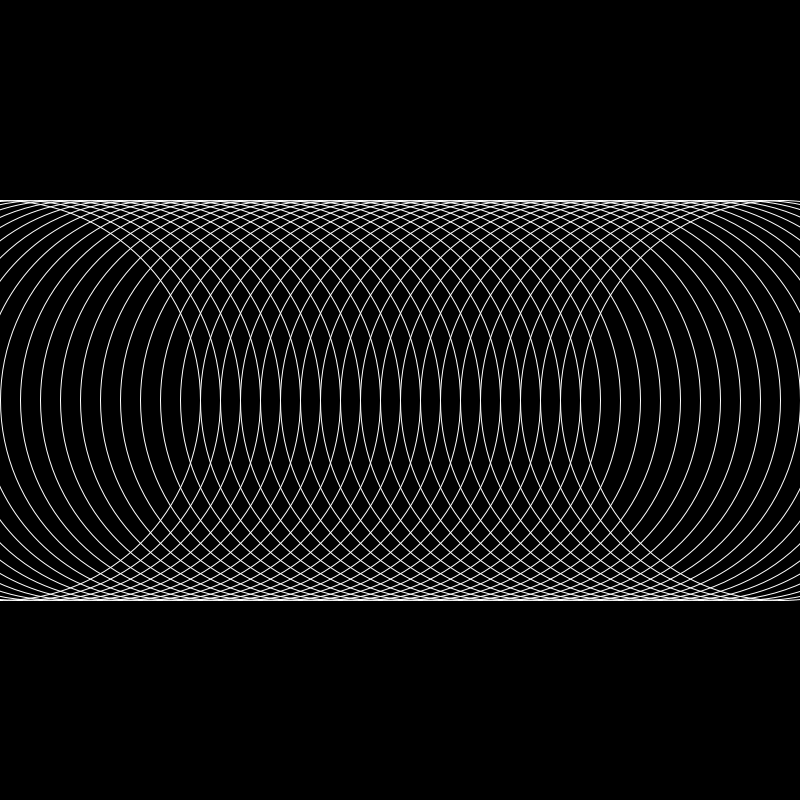
Frame 1 (no input)
Frame 60 (the mouse pressed at the canvas centre just before this capture): identical to frame 1, image omitted
Frame 120 (the mouse held since frame 60 and released just before this capture): identical to frame 1, image omitted

The Processing sketch that drew this single still picture (run headless with seeded random() and noise(); from frame 60 on, the mouse is pressed at the canvas centre):

// Processing sketch: LSI_040_forLoop_circleHorizontal
// ── LSI_040_forLoop_circleHorizontal.pde



void setup(){
size(800,800);  
  
}

void draw(){
 
background(0);

noFill();
stroke(255);
  
for (int i=0; i<width; i=i+20){
 
  ellipse(i,height/2,400,400);
  
}
  
}
